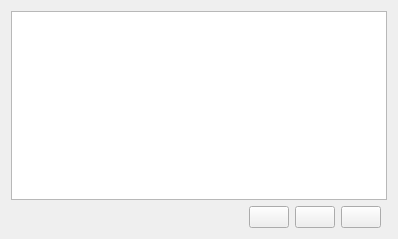
<?xml version="1.0" encoding="UTF-8"?>
<ui version="4.0">
 <class>RealtimeMonitorWidget</class>
 <widget class="QWidget" name="RealtimeMonitorWidget">
  <property name="geometry">
   <rect>
    <x>0</x>
    <y>0</y>
    <width>398</width>
    <height>239</height>
   </rect>
  </property>
  <property name="windowTitle">
   <string>RealtimeMonitorWidget</string>
  </property>
  <layout class="QGridLayout" name="gridLayout">
   <item row="1" column="3">
    <widget class="PushButton" name="stopBtn">
     <property name="text">
      <string/>
     </property>
    </widget>
   </item>
   <item row="1" column="2">
    <widget class="PushButton" name="startBtn">
     <property name="text">
      <string/>
     </property>
    </widget>
   </item>
   <item row="1" column="1">
    <widget class="PushButton" name="chooseBtn">
     <property name="text">
      <string/>
     </property>
    </widget>
   </item>
   <item row="1" column="0">
    <spacer name="horizontalSpacer">
     <property name="orientation">
      <enum>Qt::Horizontal</enum>
     </property>
     <property name="sizeHint" stdset="0">
      <size>
       <width>257</width>
       <height>20</height>
      </size>
     </property>
    </spacer>
   </item>
   <item row="0" column="0" colspan="5">
    <widget class="QTreeView" name="treeView">
     <property name="editTriggers">
      <set>QAbstractItemView::NoEditTriggers</set>
     </property>
    </widget>
   </item>
  </layout>
 </widget>
 <layoutdefault spacing="6" margin="11"/>
 <customwidgets>
  <customwidget>
   <class>PushButton</class>
   <extends>QPushButton</extends>
   <header>push_button.h</header>
  </customwidget>
 </customwidgets>
 <resources/>
 <connections/>
</ui>
